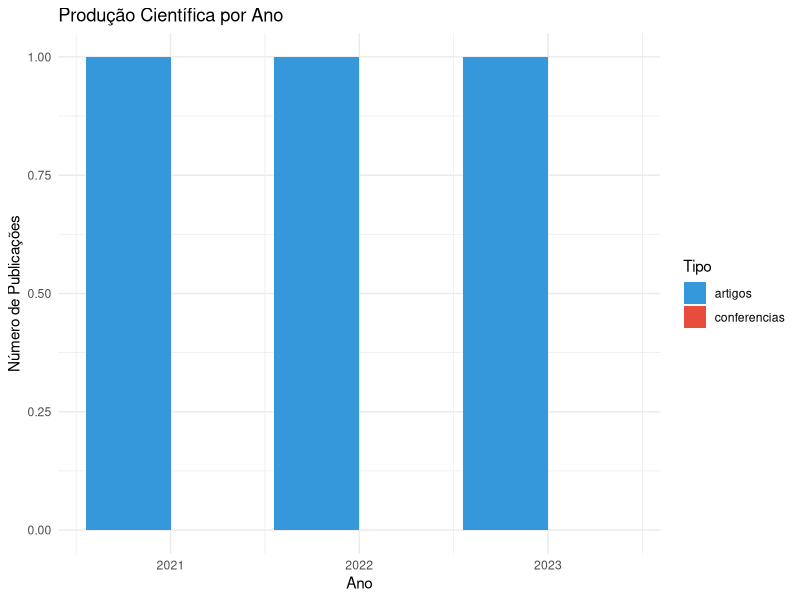

Reproduce this figure in R.
## ---- chunk 1
#| echo: false
#| fig-cap: "Publicações por ano"

library(ggplot2)

# Dados de exemplo - substitua pelos seus dados reais
dados_pub <- data.frame(
  ano = c(2021, 2022, 2023),
  artigos = c(1, 1, 1),
  conferencias = c(0, 0, 0)
)

dados_long <- tidyr::gather(dados_pub, tipo, quantidade, -ano)

ggplot(dados_long, aes(x = ano, y = quantidade, fill = tipo)) +
  geom_bar(stat = "identity", position = "dodge") +
  theme_minimal() +
  labs(
    title = "Produção Científica por Ano",
    x = "Ano",
    y = "Número de Publicações",
    fill = "Tipo"
  ) +
  scale_fill_manual(values = c("#3498db", "#e74c3c"))
